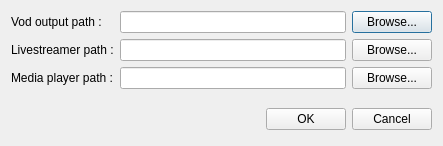
<?xml version="1.0" encoding="UTF-8"?>
<ui version="4.0">
 <class>UiOptionDialog</class>
 <widget class="QDialog" name="UiOptionDialog">
  <property name="geometry">
   <rect>
    <x>0</x>
    <y>0</y>
    <width>443</width>
    <height>146</height>
   </rect>
  </property>
  <property name="windowTitle">
   <string>Options</string>
  </property>
  <layout class="QVBoxLayout" name="verticalLayout">
   <item>
    <layout class="QGridLayout" name="gridLayout">
     <property name="sizeConstraint">
      <enum>QLayout::SetDefaultConstraint</enum>
     </property>
     <item row="1" column="0">
      <widget class="QLabel" name="label">
       <property name="text">
        <string>Livestreamer path :</string>
       </property>
      </widget>
     </item>
     <item row="2" column="1">
      <widget class="QLineEdit" name="mediaPlayerEdit"/>
     </item>
     <item row="0" column="1">
      <widget class="QLineEdit" name="vodEdit"/>
     </item>
     <item row="1" column="1">
      <widget class="QLineEdit" name="livestreamerEdit"/>
     </item>
     <item row="2" column="0">
      <widget class="QLabel" name="label_2">
       <property name="text">
        <string>Media player path :</string>
       </property>
      </widget>
     </item>
     <item row="0" column="0">
      <widget class="QLabel" name="label_3">
       <property name="text">
        <string>Vod output path :</string>
       </property>
      </widget>
     </item>
     <item row="0" column="2">
      <widget class="QPushButton" name="vodBrowse">
       <property name="text">
        <string>Browse...</string>
       </property>
      </widget>
     </item>
     <item row="1" column="2">
      <widget class="QPushButton" name="livestreamerBrowse">
       <property name="text">
        <string>Browse...</string>
       </property>
      </widget>
     </item>
     <item row="2" column="2">
      <widget class="QPushButton" name="mediaPlayerBrowse">
       <property name="text">
        <string>Browse...</string>
       </property>
      </widget>
     </item>
    </layout>
   </item>
   <item>
    <spacer name="verticalSpacer">
     <property name="orientation">
      <enum>Qt::Vertical</enum>
     </property>
     <property name="sizeHint" stdset="0">
      <size>
       <width>20</width>
       <height>40</height>
      </size>
     </property>
    </spacer>
   </item>
   <item>
    <layout class="QHBoxLayout">
     <property name="spacing">
      <number>6</number>
     </property>
     <property name="sizeConstraint">
      <enum>QLayout::SetMinimumSize</enum>
     </property>
     <property name="leftMargin">
      <number>0</number>
     </property>
     <property name="topMargin">
      <number>0</number>
     </property>
     <property name="rightMargin">
      <number>0</number>
     </property>
     <property name="bottomMargin">
      <number>0</number>
     </property>
     <item>
      <spacer>
       <property name="orientation">
        <enum>Qt::Horizontal</enum>
       </property>
       <property name="sizeHint" stdset="0">
        <size>
         <width>131</width>
         <height>31</height>
        </size>
       </property>
      </spacer>
     </item>
     <item>
      <widget class="QPushButton" name="okButton">
       <property name="text">
        <string>OK</string>
       </property>
      </widget>
     </item>
     <item>
      <widget class="QPushButton" name="cancelButton">
       <property name="text">
        <string>Cancel</string>
       </property>
      </widget>
     </item>
    </layout>
   </item>
  </layout>
 </widget>
 <resources/>
 <connections>
  <connection>
   <sender>okButton</sender>
   <signal>clicked()</signal>
   <receiver>UiOptionDialog</receiver>
   <slot>accept()</slot>
   <hints>
    <hint type="sourcelabel">
     <x>278</x>
     <y>253</y>
    </hint>
    <hint type="destinationlabel">
     <x>96</x>
     <y>254</y>
    </hint>
   </hints>
  </connection>
  <connection>
   <sender>cancelButton</sender>
   <signal>clicked()</signal>
   <receiver>UiOptionDialog</receiver>
   <slot>reject()</slot>
   <hints>
    <hint type="sourcelabel">
     <x>369</x>
     <y>253</y>
    </hint>
    <hint type="destinationlabel">
     <x>179</x>
     <y>282</y>
    </hint>
   </hints>
  </connection>
 </connections>
</ui>
